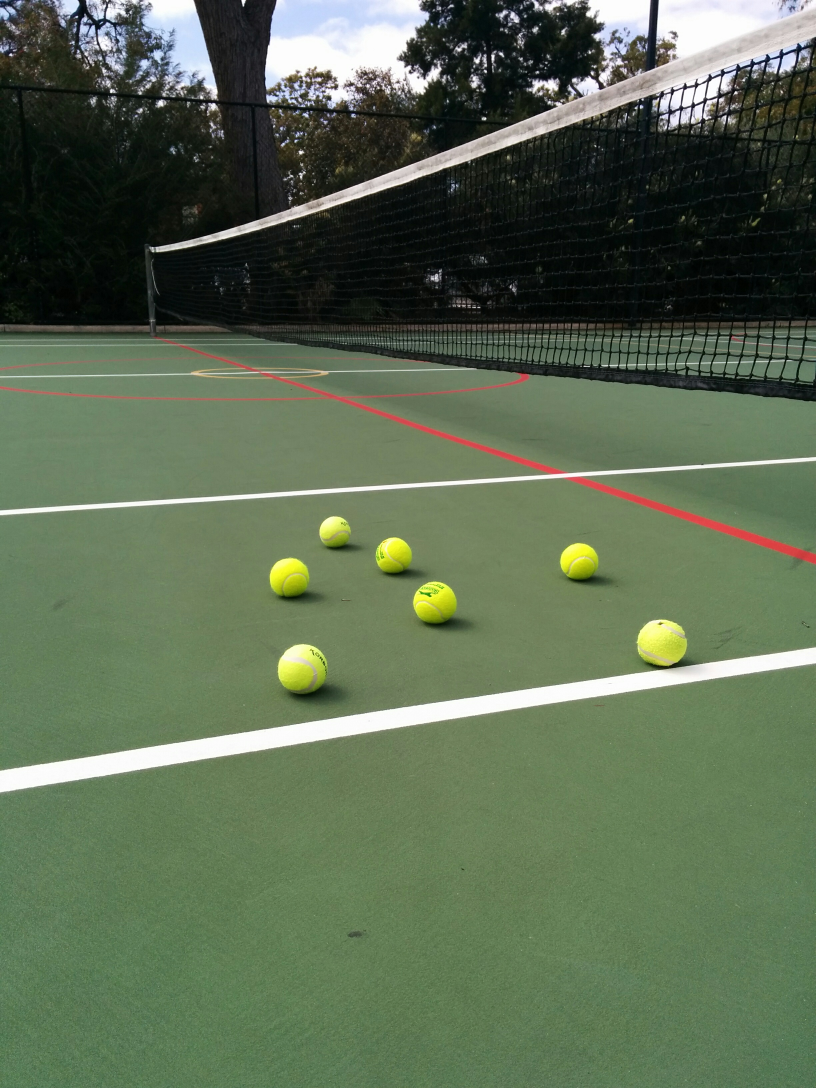
#> input picture samples/IMG_1.jpg, 2448 x 3264 px, given in place of the camera (shown at 1/3 size)
$ python detect.py   (Python 2 division)
#> lines starting #> are read from the running program, lines starting #| are printed output that depends on the picture; after the words box and inside, x2 and y2 are one past the last pixel; in counts of white or black regions, pixels touching at a corner belong together
'''
This code has been modified from code written by Adrian Rosebrock
of pyimagesearch

The original can be found at:
http://www.pyimagesearch.com/2015/09/14/ball-tracking-with-opencv/
'''

# USAGE
# python ball_tracking.py --video ball_tracking_example.mp4
# python ball_tracking.py

# import the necessary packages
# from collections import deque
from time import sleep
# from math import hypot
from math import atan
from math import pi
import numpy as np
import argparse
import imutils
import cv2

# construct the argument parse and parse the arguments
ap = argparse.ArgumentParser()
ap.add_argument("-v", "--video",
                help="path to the (optional) video file")
ap.add_argument("-b", "--buffer", type=int, default=10,
                help="max buffer size")
args = vars(ap.parse_args())

# define the lower and upper boundaries of the "green"
# ball in the HSV color space, then initialize the
# list of tracked points
balls = 10
greenLower = (24, 40, 168)
greenUpper = (49, 229, 255)
# pts = [deque(maxlen=args["buffer"]),
#        deque(maxlen=args["buffer"]),
#        deque(maxlen=args["buffer"]),
#        deque(maxlen=args["buffer"]),
#        deque(maxlen=args["buffer"]),
#        deque(maxlen=args["buffer"]),
#        deque(maxlen=args["buffer"]),
#        deque(maxlen=args["buffer"])]

# if a video path was not supplied, grab the reference
# to the webcam
if not args.get("video", False):
    camera = cv2.VideoCapture(0)

# otherwise, grab a reference to the video file
else:
    camera = cv2.VideoCapture(args["video"])

# keep looping
while True:
    # grab the current frame
    (grabbed, frame) = camera.read()
#> frame is the input picture: shape (3264, 2448, 3); mean B, G, R 83, 108.1, 92.4

    # if we are viewing a video and we did not grab a frame,
    # then we have reached the end of the video
    if args.get("video") and not grabbed:
        break

    # resize the frame, blur it, and convert it to the HSV
    # color space
    frame = imutils.resize(frame, width=600)
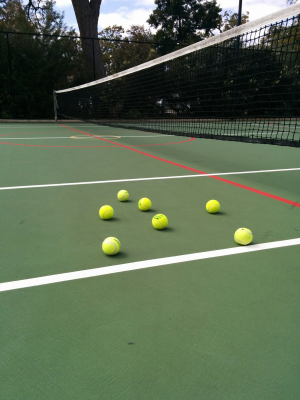
#> frame: shape (800, 600, 3) (shown at 1/2 size); mean B, G, R 83, 108.1, 92.4
    if args.get("video"):
        frame = imutils.rotate(frame, -90)
    # blurred = cv2.GaussianBlur(frame, (11, 11), 0)
    hsv = cv2.cvtColor(frame, cv2.COLOR_BGR2HSV)
#> hsv: shape (800, 600, 3); mean H, S, V 54.7, 74.6, 109.7

    # construct a mask for the color "green", then perform
    # a series of dilations and erosions to remove any small
    # blobs left in the mask
    mask = cv2.inRange(hsv, greenLower, greenUpper)
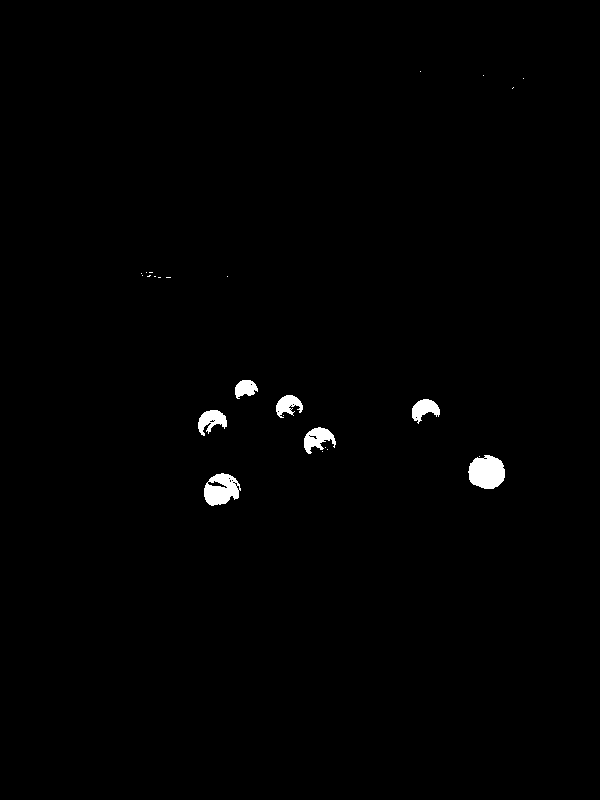
#> mask: shape (800, 600); 0.79% white; 25 white regions (18 under 20 px), largest, box (x1, y1, x2, y2) and area: (468, 455, 505, 489) 978, (204, 473, 241, 506) 822, (304, 427, 336, 454) 478
    mask = cv2.erode(mask, None, iterations=2)
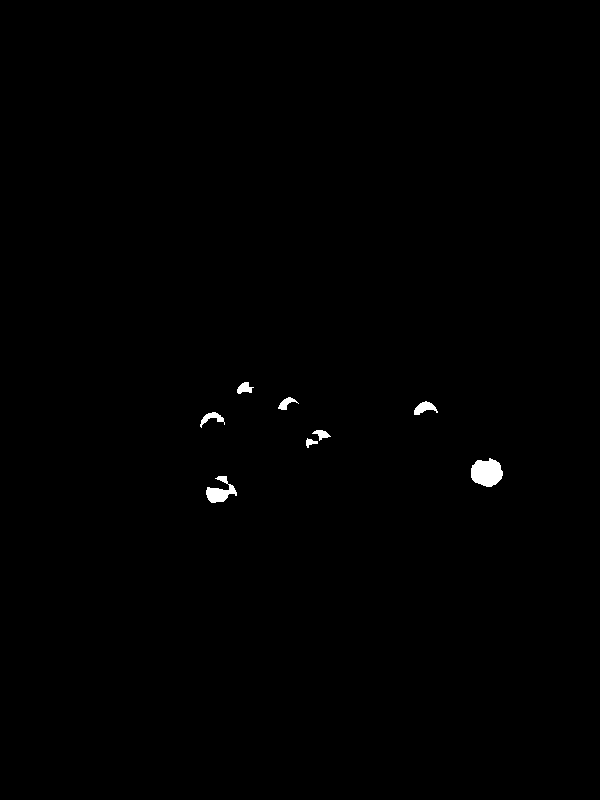
#> mask: shape (800, 600); 0.38% white; 8 white regions, largest, box (x1, y1, x2, y2) and area: (471, 458, 503, 487) 698, (206, 476, 237, 503) 404, (414, 401, 438, 415) 183
    mask = cv2.dilate(mask, None, iterations=2)
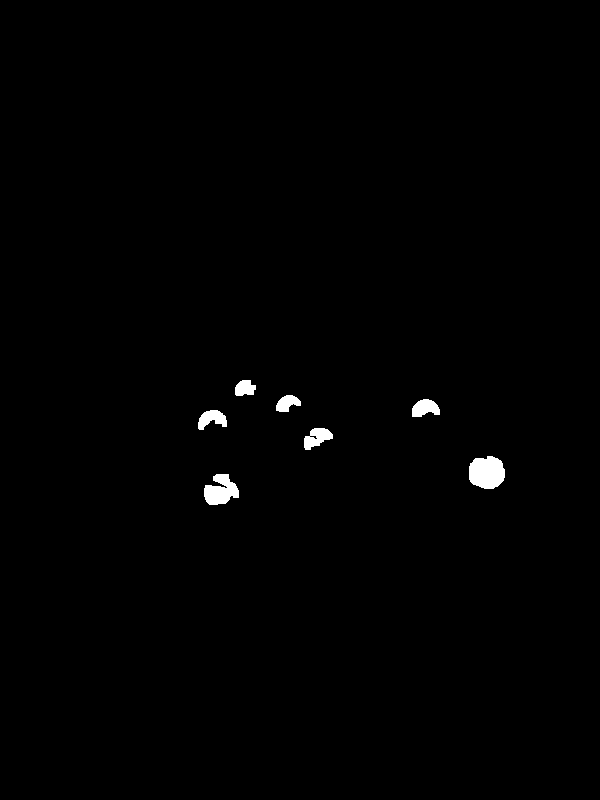
#> mask: shape (800, 600); 0.7% white; 7 white regions

    # find contours in the mask and initialize the current
    # (x, y) center of the ball
    cnts = cv2.findContours(mask.copy(), cv2.RETR_EXTERNAL,
                            cv2.CHAIN_APPROX_SIMPLE)[-2]
#> cnts = 7 contours; box (x1, y1, x2, y2) and area: (469, 456, 505, 489) 909, (204, 474, 239, 505) 661, (304, 428, 333, 450) 359, (412, 399, 440, 417) 326, (198, 410, 227, 430) 318, (276, 395, 301, 412) 246, (235, 380, 256, 396) 230
    cnts = sorted(cnts, key=cv2.contourArea, reverse=True)[:balls]
    centers = [None] * balls
    radii = [None] * balls

    # only proceed if at least one contour was found
    if len(cnts) > 0:
        for i in xrange(0, min(balls, len(cnts))):
            # find the largest contour in the mask, then use
            # it to compute the minimum enclosing circle and
            # centroid
            ((x, y), radii[i]) = cv2.minEnclosingCircle(cnts[i])
            M = cv2.moments(cnts[i])
            centers[i] = (int(M["m10"] / M["m00"]), int(M["m01"] / M["m00"]))

            # only proceed if the radius meets a minimum size
            if radii[i] > 5:
                drawBGR = np.uint8([[[255 / (balls - 1) * i, 255, 255]]])
                BGRlist = cv2.cvtColor(drawBGR, cv2.COLOR_HSV2BGR)[0][0]
                (h, s, v) = (int(BGRlist[0]),
                             int(BGRlist[1]),
                             int(BGRlist[2]))
                # draw the circle and centroid on the frame,
                # then update the list of tracked points
                cv2.circle(frame, (int(x), int(y)), int(radii[i]),
                           (0, 0, 255), 2)
                cv2.circle(frame, centers[i], 5, (h, s, v), -1)
#> this loop made 7 passes
#> (x, y, drawBGR, h, s, v) on passes 1 to 7: (486.2, 472, [[0, 255, 255]], 0, 0, 255), (221, 490.7, [[28, 255, 255]], 0, 238, 255), (318.3, 441.1, [[56, 255, 255]], 0, 255, 34), (425.4, 412, [[84, 255, 255]], 204, 255, 0), (211.7, 422.4, [[112, 255, 255]], 255, 68, 0), (288, 405.5, [[140, 255, 255]], 255, 0, 170), (245, 389.5, [[168, 255, 255]], 102, 0, 255)
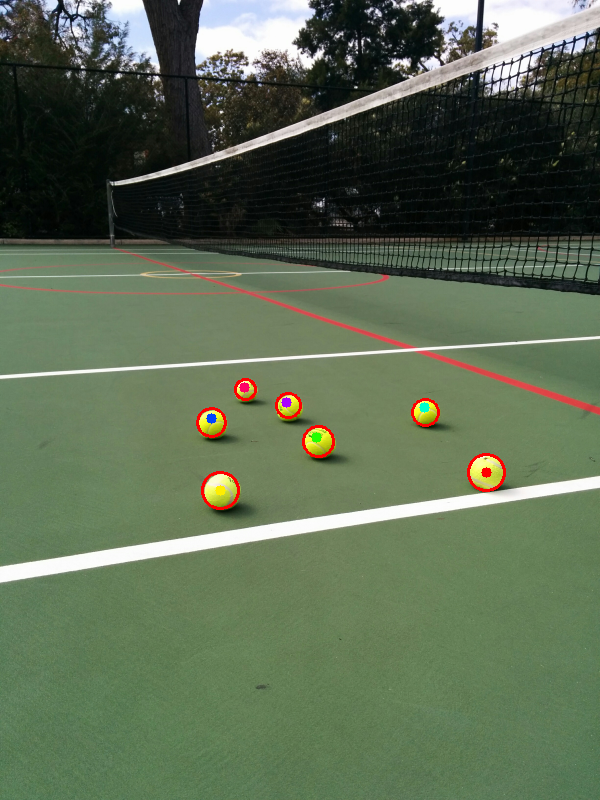
#> frame: shape (800, 600, 3); 0.51% of pixels changed, all inside (x1, y1, x2, y2) = (196, 378, 506, 510)
#> after the loop, centers = 10 items, first 6: (486, 472), (220, 490), (316, 437), (424, 407), (211, 418), (286, 402); radii = 10 items, first 6: 18.57, 18.15, 15.45, 13.96, 14.78, 12.82

    # # update the points queue
    # for i in xrange(0, balls):
    #     pts[i].appendleft(centers[i])

    # for i in xrange(0, balls):
    #     # loop over the set of tracked points
    #     for j in xrange(1, len(pts[i])):
    #         # if either of the tracked points are None, ignore
    #         # them
    #         if pts[i][j - 1] is None or pts[i][j] is None:
    #             continue

    #         # otherwise, compute the thickness of the line and
    #         # draw the connecting lines
    #         drawBGR = np.uint8([[[255 / (balls - 1) * i, 255, 255]]])
    #         BGRlist = cv2.cvtColor(drawBGR, cv2.COLOR_HSV2BGR)[0][0]
    #         (h, s, v) = (int(BGRlist[0]),
    #                      int(BGRlist[1]),
    #                      int(BGRlist[2]))

    #         thickness = int(np.sqrt(args["buffer"] / float(j + 1)) * 2.5)
    #         x1 = pts[i][j - 1][0]
    #         y1 = pts[i][j - 1][1]
    #         x2 = pts[i][j][0]
    #         y2 = pts[i][j][1]
    #         if hypot(x2 - x1, y2 - y1) < 100:
    #             cv2.line(frame, pts[i][j - 1], pts[i][j],
    #                      (h, s, v), thickness)

    # show the frame to our screen
    cv2.imshow("Frame", frame)
    key = cv2.waitKey(1) & 0xFF
#> (key q is pressed here)

    # if the 'q' key is pressed, stop the loop
    if key == ord("q"):
        break

    # print message
    if not(centers[0] is None or len(frame[0]) is None):
        deltay = float(frame.shape[0]) - float(centers[0][1])
        deltax = float(centers[0][0]) - float(frame.shape[1]) / 2
        angle = pi / 2 if deltax == 0 else atan(deltay / deltax)

        k = 1000.0  # Need to find empirically

        distance = 50.0 if radii[0] ** 2.0 == 0.0 else k / radii[0] ** 2.0

        centred = 1.27
        if (abs(angle) > centred or distance < 1):
            direction = "Forward"
        else:
            direction = "Turn"

        speed = "100%" if distance > 2 else "50%"

        if direction == "Forward":
            left, right = speed, speed
        elif angle > 0:
            right = "50%" if speed == "100%" else "25%"
            left = speed
        else:
            right = speed
            left = "50%" if speed == "100%" else "25%"

        message = string = (
            "{0}\n"
            "Location: ({2}, {3})\n"
            "Radius:    {4}\n"
            "{1}\n"
            "Angle:     {5}\n"
            "Distance:  {6}\n"
            "{1}\n"
            "Direction: {7}\n"
            "Speed:     {8}\n"
            "{1}\n"
            "Left:      {9}\n"
            "Right:     {10}\n"
            "{0}"
        ).format('=' * 40, '-' * 40,
                 centers[0][0], centers[0][1],
                 radii[0],

                 angle,
                 distance,

                 direction,
                 speed,

                 left,
                 right)

        print message

    # sleep(0.5)

# cleanup the camera and close any open windows
camera.release()
cv2.destroyAllWindows()

$ run again, on samples/IMG_2.jpg
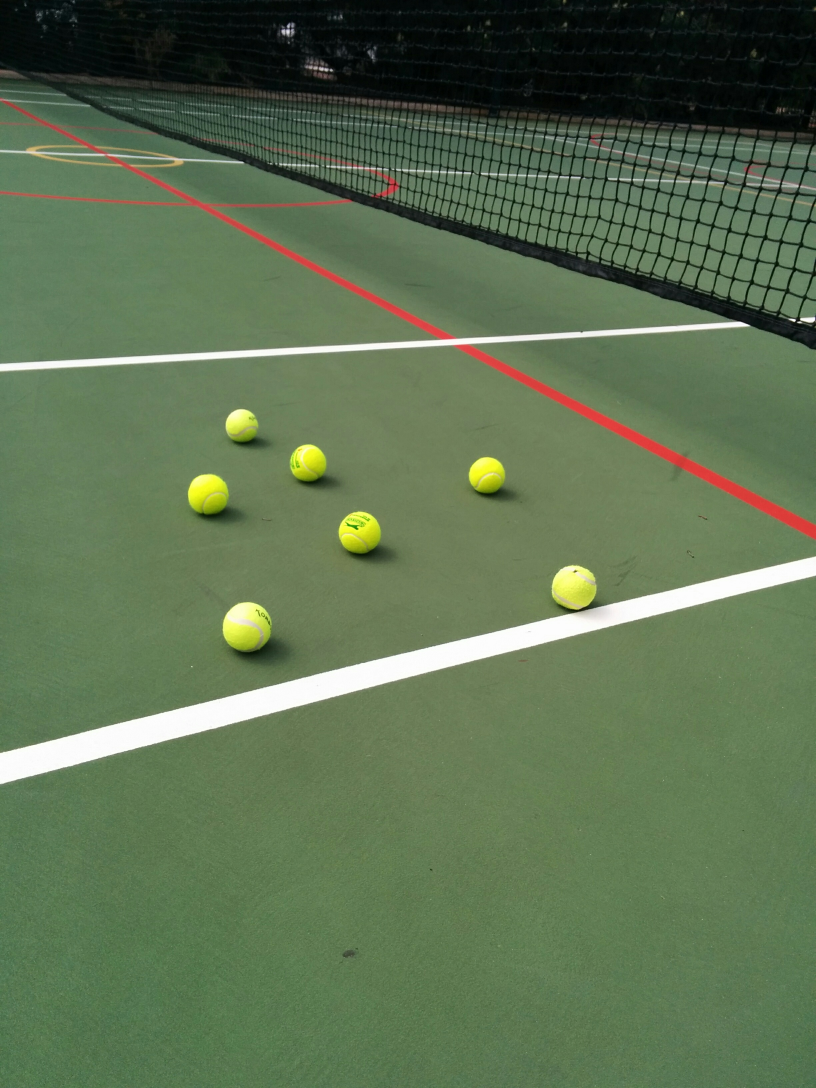
#> input picture samples/IMG_2.jpg, 2448 x 3264 px, given in place of the camera (shown at 1/3 size)
#> frame is the input picture: shape (3264, 2448, 3); mean B, G, R 81.7, 113.6, 93.9
#> hsv: shape (800, 600, 3); mean H, S, V 52.3, 81.9, 114.9
#> `mask = cv2.dilate(mask, None, iterations=2)`:
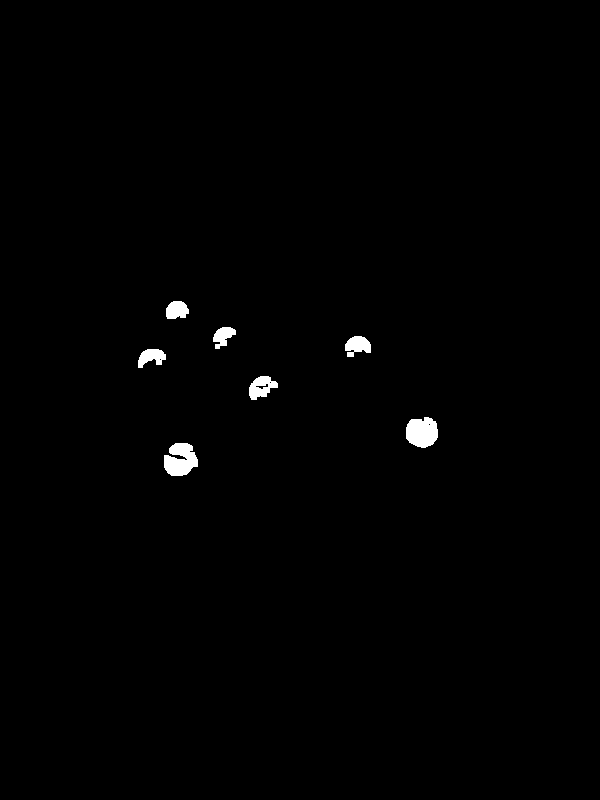
#> mask: shape (800, 600); 0.71% white; 7 white regions
#> cnts = 7 contours; box (x1, y1, x2, y2) and area: (164, 443, 198, 476) 748, (406, 417, 438, 448) 742, (249, 376, 278, 400) 406, (345, 336, 371, 357) 329, (166, 301, 189, 319) 300, (138, 349, 166, 368) 300, (213, 327, 236, 349) 260
#> the loop `for i in xrange(0, min(balls, len(cnts))):` made 7 passes
#> (x, y, drawBGR, h, s, v) on passes 1 to 7: (180.1, 459.5, [[0, 255, 255]], 0, 0, 255), (421.3, 430.9, [[28, 255, 255]], 0, 238, 255), (263.5, 390.2, [[56, 255, 255]], 0, 255, 34), (357.5, 348.1, [[84, 255, 255]], 204, 255, 0), (176.8, 311.8, [[112, 255, 255]], 255, 68, 0), (151.5, 360.5, [[140, 255, 255]], 255, 0, 170), (225, 339, [[168, 255, 255]], 102, 0, 255)
#> after the loop `for i in xrange(0, min(balls, len(cnts))):`:
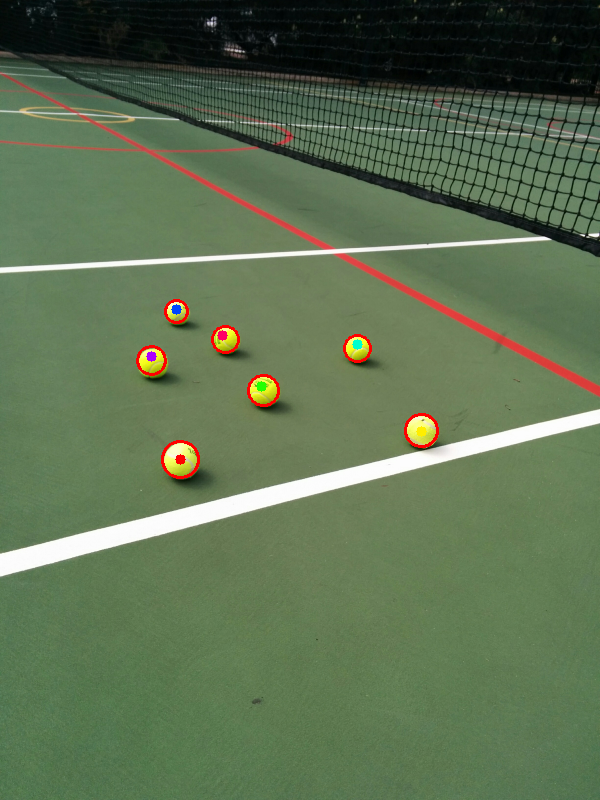
#> frame: shape (800, 600, 3); mean B, G, R 81.5, 112.8, 94.2
#> after the loop `for i in xrange(0, min(balls, len(cnts))):`: centers = 10 items, first 6: (180, 459), (421, 431), (261, 386), (357, 344), (176, 309), (151, 356); radii = 10 items, first 6: 18.13, 16.89, 15.29, 13.15, 11.58, 14.98
